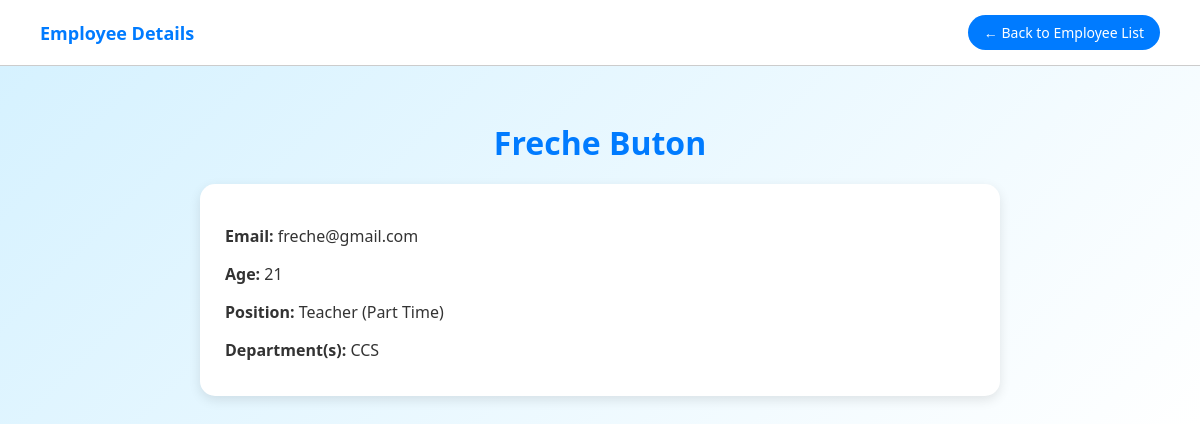
/employee/1/, run on the app's committed database.
### attendance/models.py (models this page shows, shortened)
class Employee(models.Model):
    user = models.OneToOneField(User, on_delete=models.CASCADE)
    first_name = models.CharField(max_length=50)
    last_name = models.CharField(max_length=50)
    age = models.IntegerField()
    position = models.ForeignKey(Position, on_delete=models.SET_NULL, null=True, related_name='employees')

class User(AbstractUser):
    email = models.EmailField(unique=True)
    is_admin = models.BooleanField(default=False)
    contact_number = models.CharField(max_length=15, blank=True, null=True)
    address = models.TextField(blank=True, null=True)
    USERNAME_FIELD = 'email'
    REQUIRED_FIELDS = ['username']

class Position(models.Model):
    name = models.CharField(max_length=100, unique=True)

class EmployeeDepartment(models.Model):
    employee = models.ForeignKey(Employee, on_delete=models.CASCADE, related_name='departments')
    department = models.ForeignKey(Department, on_delete=models.CASCADE, related_name='employees')
    class Meta:
        unique_together = ('employee', 'department')

class Department(models.Model):
    department_name = models.CharField(max_length=100)

### attendance/views.py (the view)
# urls.py: path('employee/<int:id>/', employee_detail, name='employee_detail'),
def employee_detail(request, id):
    employee = get_object_or_404(Employee, id=id)
    return render(request, 'attendance/employee_detail.html', {'employee': employee})

### attendance/templates/attendance/employee_detail.html (shortened to what this page needs)
<!DOCTYPE html>
<html lang="en">
<head>
</head>
<body>
<div class="navbar">
    <div>Employee Details</div>
    <a href="{% url 'employee_list' %}" class="back-btn">← Back to Employee List</a>
</div>
<div class="content">
    <h1>{{ employee.first_name }} {{ employee.last_name }}</h1>
    <div class="employee-details">
        <p><strong>Email:</strong> {{ employee.user.email }}</p>
        <p><strong>Age:</strong> {{ employee.age }}</p>
        <p><strong>Position:</strong> {{ employee.position.name }}</p>
        <p><strong>Department(s):</strong>
            {% for ed in employee.departments.all %}
                {{ ed.department.department_name }}{% if not forloop.last %}, {% endif %}
            {% endfor %}
        </p>
        </div>
</div>
</body>
</html>

### attendance/templates/attendance/employee_detail.html (style rules this page uses)
body { background: linear-gradient(135deg, #d4f1ff, #ffffff); font-family: 'Segoe UI', Tahoma, Geneva, Verdana, sans-serif; margin: 0; padding: 0; color: #333; }
.navbar { background-color: #ffffff; padding: 15px 40px; border-bottom: 1px solid #cccccc; display: flex; justify-content: space-between; align-items: center; position: fixed; top: 0; left: 0; right: 0; z-index: 1000; }
.navbar div { font-size: 18px; font-weight: bold; color: #007BFF; }
.back-btn { background-color: #007BFF; color: white; padding: 8px 16px; border: none; border-radius: 20px; text-decoration: none; font-size: 14px; transition: background-color 0.3s ease; }
.content { padding: 100px 30px 30px 30px; max-width: 800px; margin: 0 auto; }
h1 { color: #007BFF; margin-bottom: 20px; text-align: center; }
.employee-details { background: white; padding: 25px; border-radius: 15px; box-shadow: 0 4px 12px rgba(0,0,0,0.1); }
.employee-details p { font-size: 16px; margin-bottom: 10px; }

### data on the page
Employee: first_name "Freche", last_name "Buton", user.email "freche@gmail.com", age "21", position.name "Teacher (Part Time)"
EmployeeDepartment: department.department_name "CCS"
